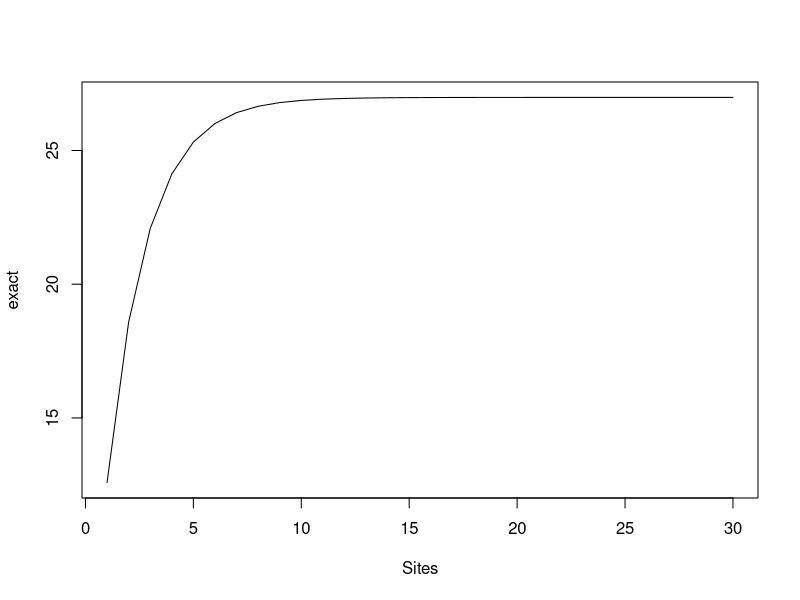

Source code (R):
## ---- chunk 1
knitr::opts_chunk$set(echo = TRUE)
## ---- chunk 2
library(vegan)
library(tidyverse)
## ---- chunk 3
fish <- read_csv("Doubs_fish.csv")
head(fish)
## ---- chunk 4
fish_sac <- specaccum(fish)
## ---- chunk 5
fish_fit_sac <- fitspecaccum(fish_sac, model = "asymp")
## ---- chunk 6
coef(fish_fit_sac)
## ---- chunk 7
plot(fish_fit_sac)
## ---- chunk 8
# Don't worry about understanding this code! 
# I'm making the frequencies of each fish species and making them into a dataframe
# The rownames are turned into a new column called "species"
fish_abund <- as_tibble(fish_sac$freq, rownames = "species")
head(fish_abund)
## ---- chunk 9
nrow(fish_abund)
## ---- chunk 10
N <- sum(fish_abund$value)
N
## ---- chunk 11
fish_abund$prop <- fish_abund$value / N
head(fish_abund)
## ---- chunk 12
fish_abund$ln_prop <- log(fish_abund$prop)
head(fish_abund)
## ---- chunk 13
fish_abund$prop_x_lnprop <- fish_abund$prop * fish_abund$ln_prop
head(fish_abund)
## ---- chunk 14
H = sum(fish_abund$prop_x_lnprop) * -1
H
## ---- chunk 15
H_tidy <- as_tibble(fish_sac$freq, rownames = "species") %>% 
  mutate(prop = value / N, # using the N already created
         ln_prop = log(prop),
         prop_x_lnprop = prop * ln_prop) %>% 
  summarise(H = sum(prop_x_lnprop) * -1)
H_tidy
## ---- chunk 16
algar <- read.csv("algar_data.csv")
head(algar)
## ---- chunk 17
algar_long <- algar %>% 
  rownames_to_column("site") %>% 
  pivot_longer(Alces.alces:Ursus.americanus,
               names_to = "species", values_to = "abundance") %>% 
  filter(abundance > 0)
head(algar_long)
## ---- chunk 18
H_indices <- algar_long %>% 
  group_by(Deployment.Location.ID) %>%            # group the data by site
  mutate(N = sum(abundance),    # calculate the total abunddance for each site
         prop = abundance / N,  # calculate the proportion of each species per site
         ln_prop = log(prop),
         prop_ln_prop = prop * ln_prop) %>% 
  summarise(H = sum(prop_ln_prop) * -1)
H_indices
